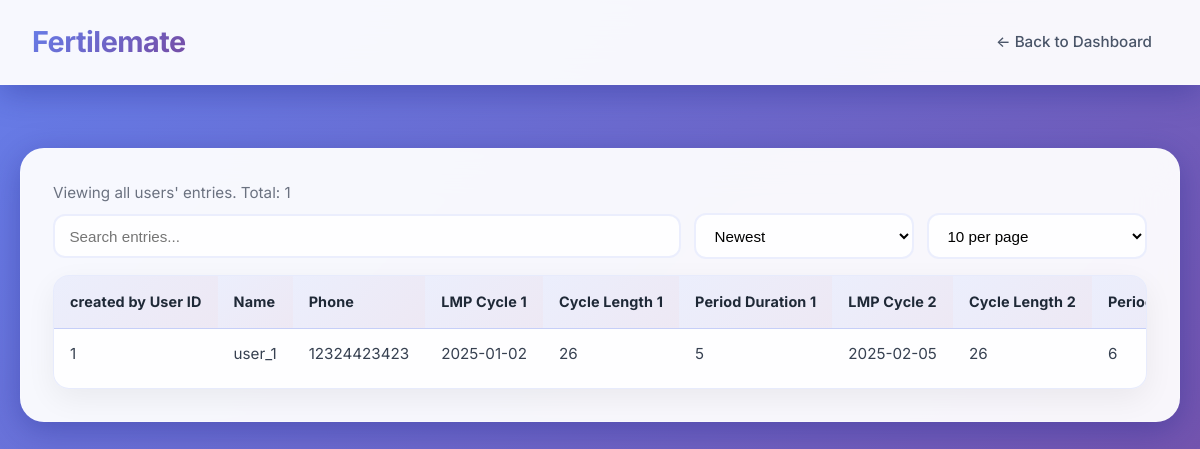
The page /fertility_data (signed in) on the database as committed earlier.
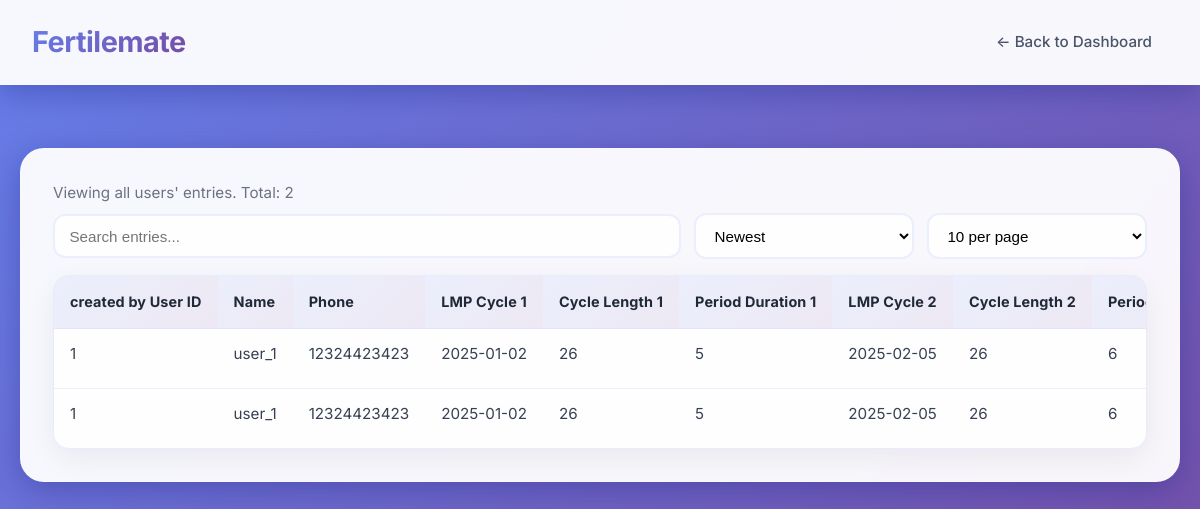
The same page on the database as committed later.
### app.py (models this page shows)
class FertilityEntryFlat(db.Model):
    id = db.Column(db.Integer, primary_key=True)
    entry_id = db.Column(db.Integer, db.ForeignKey('fertility_entry.id'), nullable=True)
    user_id = db.Column(db.Integer, db.ForeignKey('user.id'), nullable=True)
    name = db.Column(db.String(120))
    phone = db.Column(db.String(64))
    lmp_cycle_1 = db.Column(db.String(32))
    lmp_cycle_2 = db.Column(db.String(32))
    lmp_cycle_3 = db.Column(db.String(32))
    cycle_length_1 = db.Column(db.String(8))
    cycle_length_2 = db.Column(db.String(8))
    cycle_length_3 = db.Column(db.String(8))
    period_duration_1 = db.Column(db.String(8))
    period_duration_2 = db.Column(db.String(8))
    period_duration_3 = db.Column(db.String(8))
    is_pcos = db.Column(db.String(8))
    start_cycle_date = db.Column(db.String(64))
    fertile_window_start = db.Column(db.String(64))
    fertile_window_end = db.Column(db.String(64))
    ovulation_day = db.Column(db.String(64))
    cycle_regularity = db.Column(db.String(64))
    conception_probability = db.Column(db.String(64))
    avg_cycle_length = db.Column(db.String(8))
    avg_period_duration = db.Column(db.String(8))
    created_at = db.Column(db.DateTime, default=datetime.utcnow)

### app.py (the view)
@app.route('/fertility_data')
@login_required
def fertility_data_page():
    role = session.get('role', 'user')
    if role == 'admin':
        flats = FertilityEntryFlat.query.order_by(FertilityEntryFlat.created_at.desc()).all()
    else:
        flats = FertilityEntryFlat.query.filter_by(user_id=session.get('user_id')).order_by(FertilityEntryFlat.created_at.desc()).all()
    rows = []
    for f in flats:
        rows.append({
            'flat_id': f.id,
            'id': f.entry_id or f.id,
            'user_id': f.user_id,
            'name': f.name,
            'phone': f.phone,
            'lmp_cycle_1': f.lmp_cycle_1,
            'lmp_cycle_2': f.lmp_cycle_2,
            'lmp_cycle_3': f.lmp_cycle_3,
            'cycle_length_1': f.cycle_length_1,
            'cycle_length_2': f.cycle_length_2,
            'cycle_length_3': f.cycle_length_3,
            'period_duration_1': f.period_duration_1,
            'period_duration_2': f.period_duration_2,
            'period_duration_3': f.period_duration_3,
            'is_pcos': f.is_pcos,
            'start_cycle_date': f.start_cycle_date,
            'fertile_window_start': f.fertile_window_start,
            'fertile_window_end': f.fertile_window_end,
            'ovulation_day': f.ovulation_day,
            'cycle_regularity': f.cycle_regularity,
            'conception_probability': f.conception_probability,
            'avg_cycle_length': f.avg_cycle_length,
            'avg_period_duration': f.avg_period_duration,
            'created': f.created_at.strftime('%Y-%m-%d %H:%M') if f.created_at else ''
        })
    return render_template('fertility_data.html', role=role, rows=rows)

### app.py (called while the page is built)
def login_required(view_function):
    @wraps(view_function)
    def wrapper(*args, **kwargs):
        if not session.get('logged_in'):
            return redirect(url_for('login'))
        return view_function(*args, **kwargs)
    return wrapper

### templates/fertility_data.html (shortened to what this page needs)
<!DOCTYPE html>
<html lang="en">
<head>
</head>
<body>
  <div class="navbar">
    <div class="logo">Fertilemate</div>
    <nav>
      <a href="/">← Back to Dashboard</a>
    </nav>
  </div>
  <div class="container">
    <p class="muted">Viewing {{ 'all users\' entries' if role == 'admin' else 'your entries' }}. Total: {{ rows|length }}</p>
    <div class="toolbar">
      <input id="searchInput" type="text" placeholder="Search entries..." aria-label="Search">
      <select id="sortSelect" aria-label="Sort">
        <option value="created_desc">Newest</option>
      </select>
      <select id="pageSizeSelect" aria-label="Rows per page">
        <option value="10">10 per page</option>
      </select>
    </div>
    <div class="table-container">
      <table class="data-table">
        <thead>
          <tr>
            {% if role == 'admin' %}<th>created by User ID</th>{% endif %}
            <th>Name</th>
            <th>Phone</th>
            <th>LMP Cycle 1</th>
            <th>Cycle Length 1</th>
            <th>Period Duration 1</th>
            <th>LMP Cycle 2</th>
            <th>Cycle Length 2</th>
            <th>Period Duration 2</th>
          </tr>
        </thead>
        <tbody>
          {% for r in rows %}
          <tr data-name="{{ (r.name or '')|lower }}" data-phone="{{ (r.phone or '')|lower }}" data-created="{{ r.created }}">
            {% if role == 'admin' %}<td>{{ r.user_id }}</td>{% endif %}
            <td>{{ r.name }}</td>
            <td>{{ r.phone }}</td>
            <td>{{ r.lmp_cycle_1 }}</td>
            <td>{{ r.cycle_length_1 }}</td>
            <td>{{ r.period_duration_1 }}</td>
            <td>{{ r.lmp_cycle_2 }}</td>
            <td>{{ r.cycle_length_2 }}</td>
            <td>{{ r.period_duration_2 }}</td>
          </tr>
          {% endfor %}
        </tbody>
      </table>
    </div>
  </div>
</body>
</html>

### templates/fertility_data.html (style rules this page uses)
* { margin: 0; padding: 0; box-sizing: border-box; }
body { font-family: 'Inter', -apple-system, BlinkMacSystemFont, 'Segoe UI', Roboto, sans-serif; background: linear-gradient(135deg, #667eea 0%, #764ba2 100%); min-height: 100vh; color: #2d3748; line-height: 1.6; padding: 20px; }
.navbar { background: rgba(255, 255, 255, 0.95); backdrop-filter: blur(20px); color: #2d3748; padding: 1.2rem 2rem; display: flex; justify-content: space-between; align-items: center; box-shadow: 0 8px 32px rgba(31, 38, 135, 0.37); border-bottom: 1px solid rgba(255, 255, 255, 0.18); position: fixed; top: 0; left: 0; right: 0; z-index: 1000; }
.navbar .logo { font-size: 1.8rem; font-weight: 700; background: linear-gradient(135deg, #667eea 0%, #764ba2 100%); -webkit-background-clip: text; -webkit-text-fill-color: transparent; background-clip: text; letter-spacing: -0.5px; }
.navbar nav a { color: #4a5568; text-decoration: none; margin-left: 2rem; font-size: 0.95rem; font-weight: 500; padding: 0.5rem 1rem; border-radius: 8px; transition: all 0.3s ease; }
.container { max-width: full; margin: 8rem auto 2rem; background: rgba(255, 255, 255, 0.95); backdrop-filter: blur(20px); border-radius: 24px; box-shadow: 0 8px 32px rgba(31, 38, 135, 0.37); border: 1px solid rgba(255, 255, 255, 0.18); padding: 2rem; }
.muted { color: #6b7280; font-size: 0.95rem; }
.table-container { margin-top: 1rem; background: rgba(255,255,255,0.9); border: 1px solid rgba(102,126,234,0.15); border-radius: 16px; overflow-x: auto; overflow-y: hidden; -webkit-overflow-scrolling: touch; box-shadow: 0 10px 30px rgba(0,0,0,0.06); }
table { width: 100%; border-collapse: collapse; }
thead th { background: linear-gradient(135deg, rgba(102,126,234,0.12) 0%, rgba(118,75,162,0.12) 100%); color: #1f2937; text-align: left; font-weight: 700; font-size: 0.9rem; letter-spacing: 0.01em; padding: 0.9rem 1rem; border-bottom: 1px solid rgba(102,126,234,0.2); position: sticky; top: 0; z-index: 1; white-space: nowrap; }
tbody td { padding: 0.85rem 1rem; border-bottom: 1px solid rgba(102,126,234,0.12); vertical-align: top; color: #374151; font-size: 0.95rem; white-space: nowrap; }
tbody tr:last-child td { border-bottom: none; }
.toolbar { display: grid; grid-template-columns: 1fr repeat(2, minmax(180px, 220px)); gap: 0.8rem; align-items: center; margin: 0.5rem 0; }
.toolbar input[type="text"], .toolbar select { padding: 0.7rem 0.9rem; border: 2px solid rgba(102,126,234,0.12); border-radius: 12px; background: rgba(255,255,255,0.9); font-size: 0.95rem; outline: none; transition: all 0.2s ease; }

Rows that differ between the two databases and show on the page:
added FertilityEntryFlat: user_id "1", name "user_1", phone "12324423423", lmp_cycle_1 "2025-01-02", cycle_length_1 "26", period_duration_1 "5", lmp_cycle_2 "2025-02-05", cycle_length_2 "26", period_duration_2 "6"
Other text that changed with them:
{{ rows|length }}: "1" → "2"
